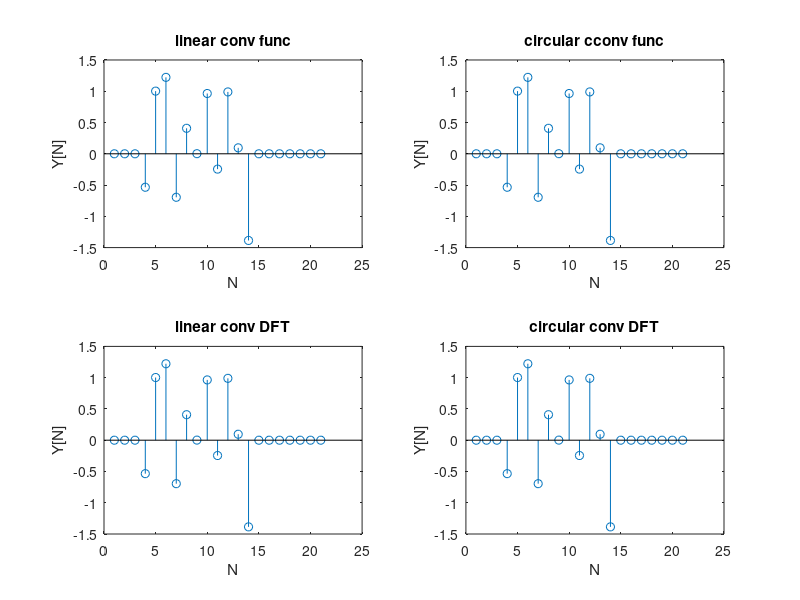

The MATLAB source for this figure:
n = 0:10;
x1 = randn(1,length(n));
x2 = eq(n,3);

y1 = conv(x1,x2); % linear conv func

y2 = cconv(x1,x2); % circular cconv func

N=length(x1)+length(x2)-1;
X1l=fft(x1,N);
X2l=fft(x2,N);
Xl=X1l.*X2l;
yl=ifft(Xl,N); % linear conv DFT

if(length(x1)>length(x2))
    x2=[x2,zeros(1,length(x1)-length(x2))];
else
    x1=[x1,zeros(1,length(x2)-length(x1))];
end
X1c=fft(x1,N);
X2c=fft(x2,N);
Xc=X1c.*X2c;
yc=ifft(Xc,N); % circulat conv DFT

subplot(2,2,1)
stem(y1);
title('linear conv func');
xlabel('N');
ylabel('Y[N]');

subplot(2,2,2)
stem(y2);
title('circular cconv func');
xlabel('N');
ylabel('Y[N]');

subplot(2,2,3)
stem(yl);
title('linear conv DFT');
xlabel('N');
ylabel('Y[N]');

subplot(2,2,4)
stem(yc);
title('circular conv DFT');
xlabel('N');
ylabel('Y[N]');